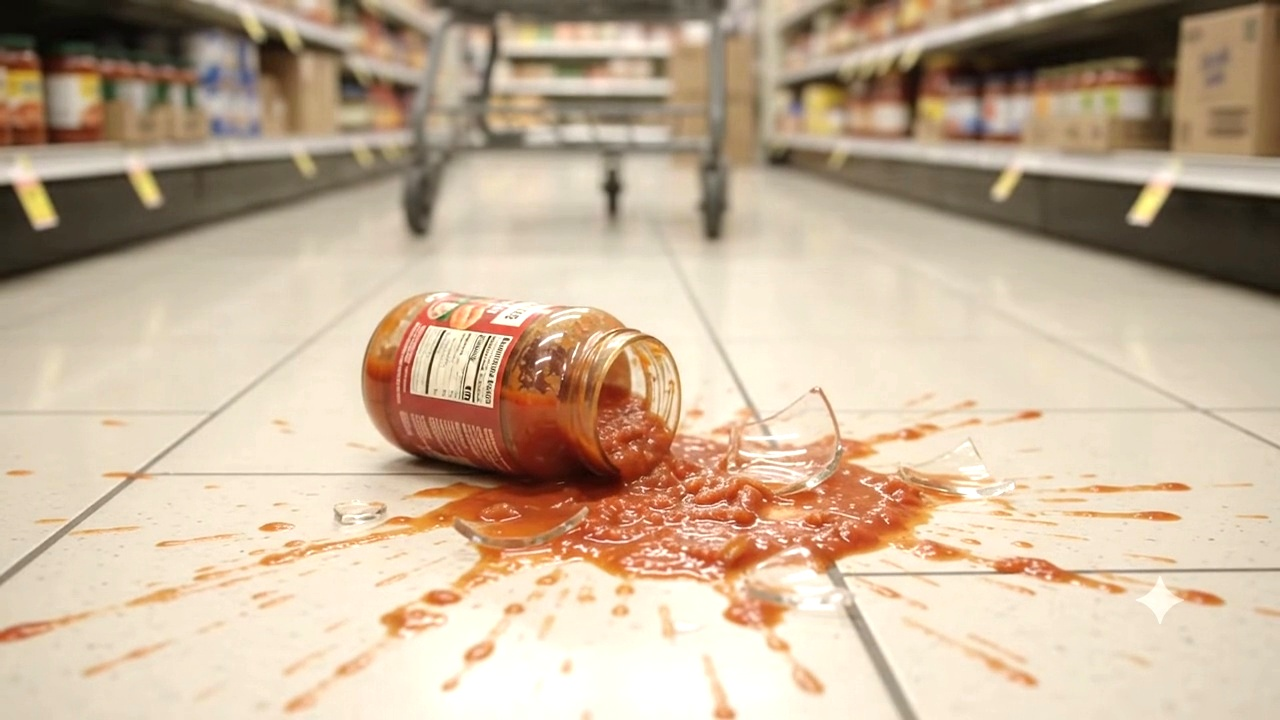
#> input picture dataset/images/test/aug_food_sec05_bright.jpg, 1280 x 720 px, given in place of 1793940774293_5xw7se.jpeg, which was not available
$ python generate_balanced_dataset.py
#> lines starting #> are read from the running program, lines starting #| are printed output that depends on the picture
#!/usr/bin/env python3
"""
Floor Guard AI — Comprehensive Balanced Dataset Generator
Generates balanced, multi-condition training samples across all 12 floor hazard classes,
with strong representation of bottles (trash_litter), spills, glass, cables, and obstacles.
"""

import os
import sys
import random
import numpy as np
import cv2
from PIL import Image, ImageEnhance, ImageFilter

BASE_DIR = r"c:\Users\donth_\Downloads\harry_client\floor-guard-ai"
DATASET_DIR = os.path.join(BASE_DIR, "dataset")

CLASSES = [
    "water_spill",      # 0
    "oil_spill",        # 1
    "broken_glass",     # 2
    "obstacle_debris",  # 3
    "chemical_spill",   # 4
    "cable_cord",       # 5
    "trash_litter",     # 6
    "food_waste",       # 7
    "mud_dirt",         # 8
    "stairs_hazard",    # 9
    "floor_crack",      # 10
    "improper_mat"      # 11
]

def make_augmentations(img, boxes, prefix, out_items):
    """
    Generate diverse photometric & geometric augmentations:
    - Original
    - Horizontal Flip
    - Brightness (+25%, -22%)
    - Contrast (+30%, -20%)
    - Color hue variations
    - Warm & Cool lighting
    """
    w, h = img.size

    # 1. Orig
    out_items.append((f"{prefix}_orig", img.copy(), [b.copy() for b in boxes]))

    # 2. HFlip
    flipped_im = img.transpose(Image.FLIP_LEFT_RIGHT)
    flipped_boxes = []
    for b in boxes:
        cls_id, xc, yc, bw, bh = b
        flipped_boxes.append([cls_id, round(1.0 - xc, 4), yc, bw, bh])
    out_items.append((f"{prefix}_hflip", flipped_im, flipped_boxes))

    # 3. Bright
    enh_b = ImageEnhance.Brightness(img)
    out_items.append((f"{prefix}_bright", enh_b.enhance(1.25), [b.copy() for b in boxes]))

    # 4. Dim
    out_items.append((f"{prefix}_dim", enh_b.enhance(0.78), [b.copy() for b in boxes]))

    # 5. Contrast
    enh_c = ImageEnhance.Contrast(img)
    out_items.append((f"{prefix}_contrast", enh_c.enhance(1.30), [b.copy() for b in boxes]))

    # 6. HFlip + Bright
    enh_fb = ImageEnhance.Brightness(flipped_im)
    out_items.append((f"{prefix}_hflip_bright", enh_fb.enhance(1.18), [b.copy() for b in flipped_boxes]))

    # 7. Slight Warm / Hue shift
    arr = np.array(img).astype(float)
    arr[:, :, 0] = np.clip(arr[:, :, 0] * 1.08, 0, 255)
    arr[:, :, 2] = np.clip(arr[:, :, 2] * 0.92, 0, 255)
    warm_im = Image.fromarray(arr.astype(np.uint8))
    out_items.append((f"{prefix}_warm", warm_im, [b.copy() for b in boxes]))

    # 8. Slight Cool shift
    arr2 = np.array(img).astype(float)
    arr2[:, :, 2] = np.clip(arr2[:, :, 2] * 1.10, 0, 255)
    arr2[:, :, 0] = np.clip(arr2[:, :, 0] * 0.92, 0, 255)
    cool_im = Image.fromarray(arr2.astype(np.uint8))
    out_items.append((f"{prefix}_cool", cool_im, [b.copy() for b in boxes]))

def main():
    print("=== Generating Balanced Multi-Hazard Training Dataset ===")

    # Source 1: User's real bottle image
    user_bottle_path = os.path.join(BASE_DIR, "uploads", "originals", "1793940774293_5xw7se.jpeg")
    user_bottle_im = Image.open(user_bottle_path).convert('RGB')
#> user_bottle_im is the input picture: PIL image 1280x720 RGB; mean R, G, B 199.6, 178, 153.7
    uw, uh = user_bottle_im.size
#> uw = 1280; uh = 720

    # Exact bottle box: [475, 560, 835, 650]
    bottle_xc = round((475 + 835) / 2 / uw, 4)
#> bottle_xc = 0.512
    bottle_yc = round((560 + 650) / 2 / uh, 4)
#> bottle_yc = 0.84
    bottle_bw = round((835 - 475) / uw, 4)
#> bottle_bw = 0.281
    bottle_bh = round((650 - 560) / uh, 4)
#> bottle_bh = 0.125
    user_bottle_boxes = [[6, bottle_xc, bottle_yc, bottle_bw, bottle_bh]]
#> user_bottle_boxes = [[6, 0.512, 0.84, 0.281, 0.125]]

    # Source 2: Extracted bottle panel (r2_c1_plastic_bottle.jpg)
    panel_bottle_path = os.path.join(DATASET_DIR, "extracted_panels", "r2_c1_plastic_bottle.jpg")
    panel_bottle_im = Image.open(panel_bottle_path).convert('RGB').resize((640, 480), Image.Resampling.LANCZOS)
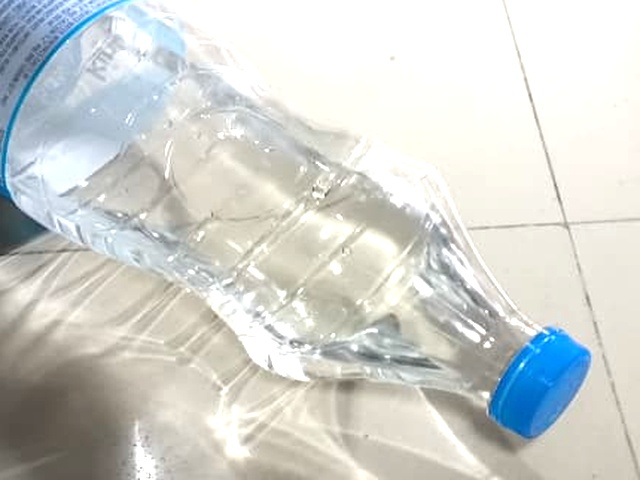
#> input picture dataset/images/test/clear_bottle_cap_angle_bright.jpg, 640 x 480 px, given in place of r2_c1_plastic_bottle.jpg, which was not available
#> panel_bottle_im is the input picture: PIL image 640x480 RGB; mean R, G, B 208.9, 211.4, 207.5
    panel_bottle_boxes = [[6, 0.52, 0.72, 0.45, 0.28]]

    # Source 3: Cropped focused user bottle
    crop_bottle_im = user_bottle_im.crop((320, 420, 960, 780)).resize((640, 480), Image.Resampling.LANCZOS)
    cw, ch = 960 - 320, 780 - 420
    c_xc = round(((475 + 835)/2 - 320) / cw, 4)
    c_yc = round(((560 + 650)/2 - 420) / ch, 4)
    c_bw = round((835 - 475) / cw, 4)
    c_bh = round((650 - 560) / ch, 4)
    crop_bottle_boxes = [[6, c_xc, c_yc, c_bw, c_bh]]

    all_generated = []

    # Generate variations for User Bottle
    make_augmentations(user_bottle_im, user_bottle_boxes, "user_coca_bottle_full", all_generated)
    make_augmentations(crop_bottle_im, crop_bottle_boxes, "user_coca_bottle_crop", all_generated)
    make_augmentations(panel_bottle_im, panel_bottle_boxes, "panel_plastic_bottle", all_generated)

    # Also generate color label variants of user bottle (green label Sprite, blue label Pepsi, gold label)
    for color_name, hue_adjust in [("green_label", (0.8, 1.3, 0.8)), ("blue_label", (0.8, 0.9, 1.4)), ("gold_label", (1.3, 1.2, 0.7))]:
        arr = np.array(user_bottle_im).astype(float)
        arr[:, :, 0] = np.clip(arr[:, :, 0] * hue_adjust[0], 0, 255)
        arr[:, :, 1] = np.clip(arr[:, :, 1] * hue_adjust[1], 0, 255)
        arr[:, :, 2] = np.clip(arr[:, :, 2] * hue_adjust[2], 0, 255)
        c_im = Image.fromarray(arr.astype(np.uint8))
        make_augmentations(c_im, user_bottle_boxes, f"user_bottle_{color_name}", all_generated)
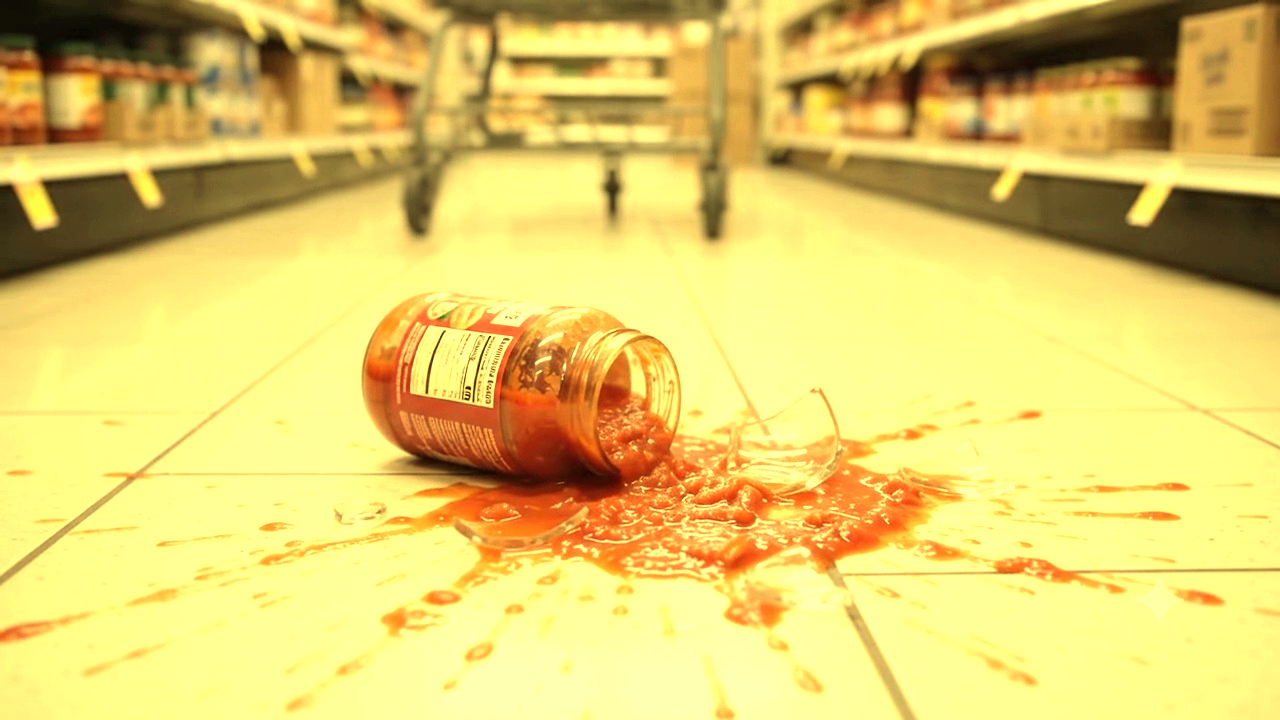
#> arr: shape (720, 1280, 3) float64; mean R, G, B 226.1, 203.9, 107.6

    # Now expand underrepresented classes from extracted panels
    panels = {
        "chemical_spill": ("r2_c3_chemical_spill.jpg", [[4, 0.60, 0.75, 0.65, 0.38]]),
        "stairs_hazard": ("r0_c3_stairs_hazard.jpg", [[9, 0.58, 0.55, 0.78, 0.72]]),
        "food_waste": ("r1_c1_food_waste.jpg", [[7, 0.52, 0.68, 0.32, 0.26]]),
        "cable_cord": ("r0_c1_cable_cord.jpg", [[5, 0.52, 0.62, 0.88, 0.38]]),
        "mud_dirt": ("r2_c2_mud_soil_tracks.jpg", [[8, 0.50, 0.60, 0.78, 0.68]]),
        "water_spill": ("r0_c0_water_spill.jpg", [[0, 0.48, 0.68, 0.65, 0.45]]),
        "oil_spill": ("r1_c0_oil_spill.jpg", [[1, 0.50, 0.65, 0.70, 0.45]]),
        "obstacle_debris": ("r1_c3_pallet_obstacle.jpg", [[3, 0.62, 0.60, 0.72, 0.55]])
    }

    for hname, (pfile, pboxes) in panels.items():
        ppath = os.path.join(DATASET_DIR, "extracted_panels", pfile)
        if os.path.exists(ppath):
            pim = Image.open(ppath).convert('RGB').resize((640, 480), Image.Resampling.LANCZOS)
            make_augmentations(pim, pboxes, f"panel_{hname}_exp", all_generated)

    print(f"Total new augmented items prepared: {len(all_generated)}")

    # Shuffle and distribute into train (75%), val (15%), test (10%)
    random.seed(1337)
    random.shuffle(all_generated)

    n_total = len(all_generated)
    n_train = int(n_total * 0.75)
    n_val = int(n_total * 0.15)

    train_items = all_generated[:n_train]
    val_items = all_generated[n_train:n_train + n_val]
    test_items = all_generated[n_train + n_val:]

    for split_name, items in [("train", train_items), ("val", val_items), ("test", test_items)]:
        img_out = os.path.join(DATASET_DIR, "images", split_name)
        lbl_out = os.path.join(DATASET_DIR, "labels", split_name)
        for name, img, boxes in items:
            ip = os.path.join(img_out, f"{name}.jpg")
            lp = os.path.join(lbl_out, f"{name}.txt")
            img.save(ip, quality=95)
            with open(lp, "w") as f:
                for b in boxes:
                    f.write(f"{b[0]} {b[1]:.4f} {b[2]:.4f} {b[3]:.4f} {b[4]:.4f}\n")
        print(f"Saved {len(items)} samples to {split_name} split.")
#> this loop made 3 passes
#> pass 1, in main, `img.save(ip, quality=95)`:
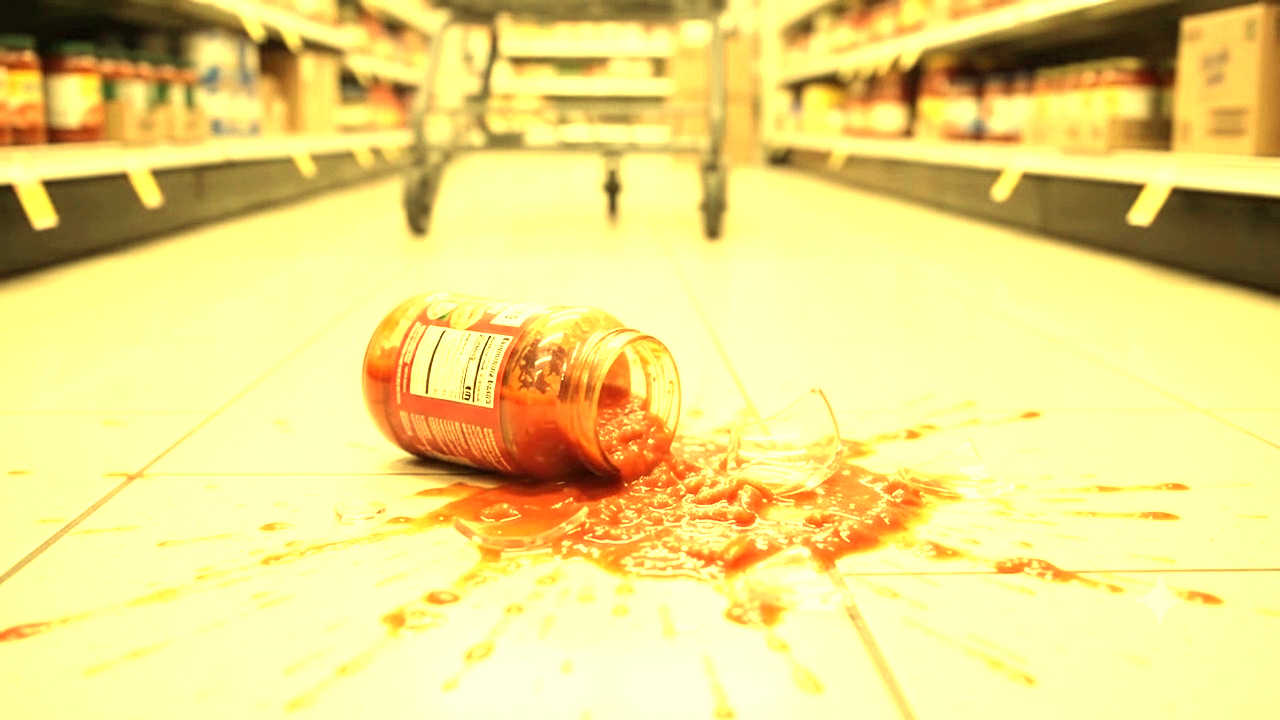
#> saved as user_bottle_gold_label_bright.jpg: PIL image 1280x720 RGB; mean R, G, B 235.4, 219.2, 133.5
#> pass 1, in main, `img.save(ip, quality=95)`:
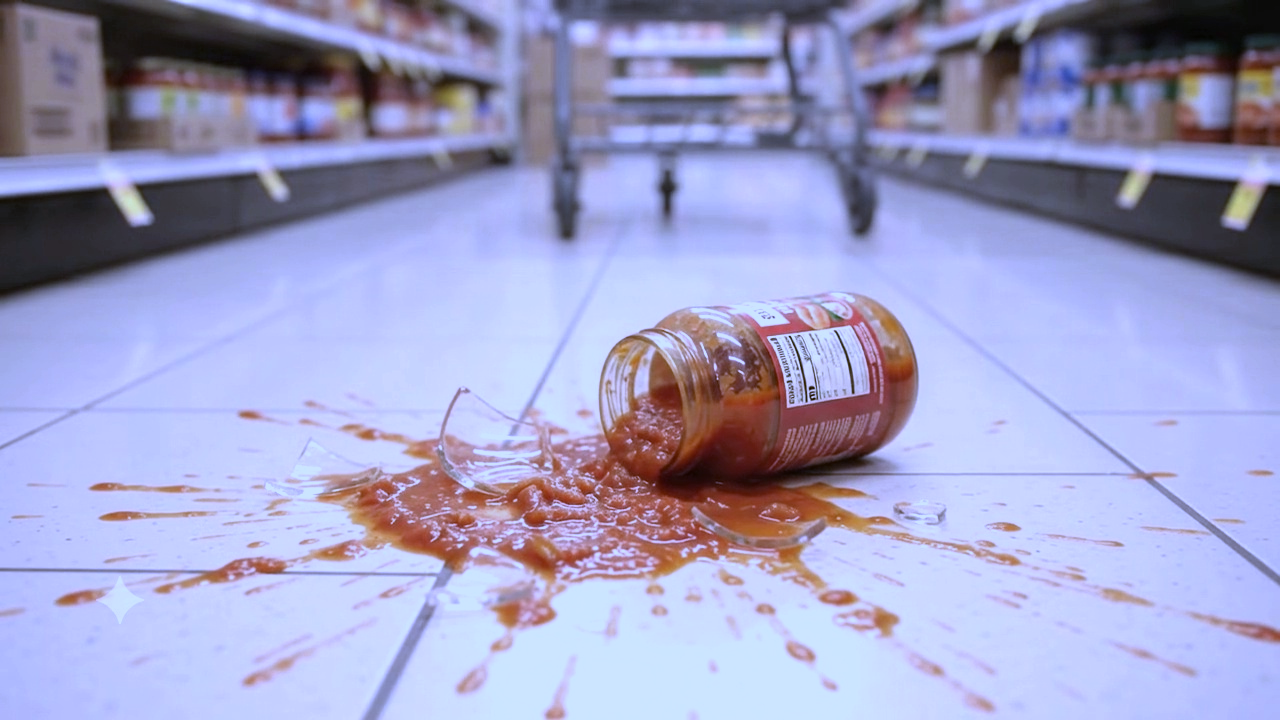
#> saved as user_bottle_blue_label_hflip.jpg: PIL image 1280x720 RGB; mean R, G, B 159.3, 159.7, 198.1
#> after the loop:
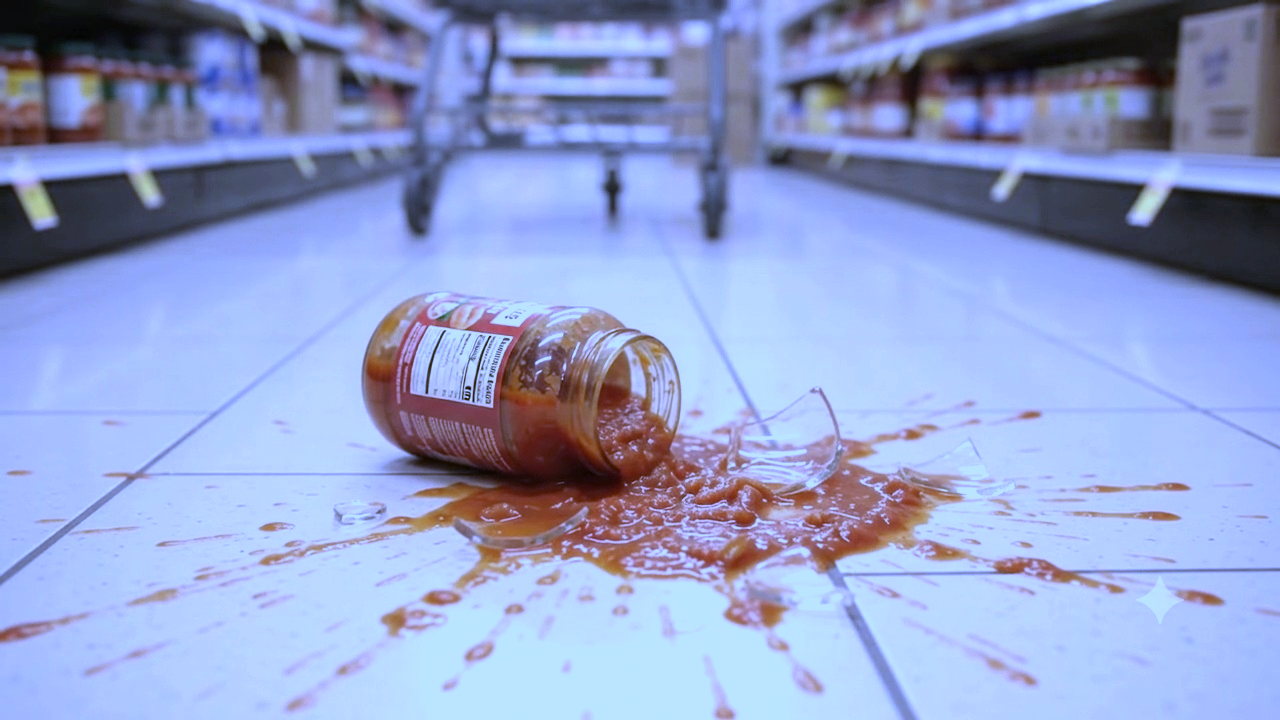
#> img: PIL image 1280x720 RGB; mean R, G, B 146, 159.7, 204.3

    # Trim excessive broken glass files to prevent class bias (downsample 105 down to 25 in train)
    train_lbl_dir = os.path.join(DATASET_DIR, "labels", "train")
    train_img_dir = os.path.join(DATASET_DIR, "images", "train")

    glass_files = [f for f in os.listdir(train_lbl_dir) if f.startswith("phele_glass_")]
    if len(glass_files) > 25:
        to_remove = glass_files[25:]
        for f in to_remove:
            base = os.path.splitext(f)[0]
            lp = os.path.join(train_lbl_dir, f"{base}.txt")
            ip = os.path.join(train_img_dir, f"{base}.jpg")
            if os.path.exists(lp): os.remove(lp)
            if os.path.exists(ip): os.remove(ip)
        print(f"Trimmed {len(to_remove)} redundant glass files for class balance.")

if __name__ == '__main__':
    main()
